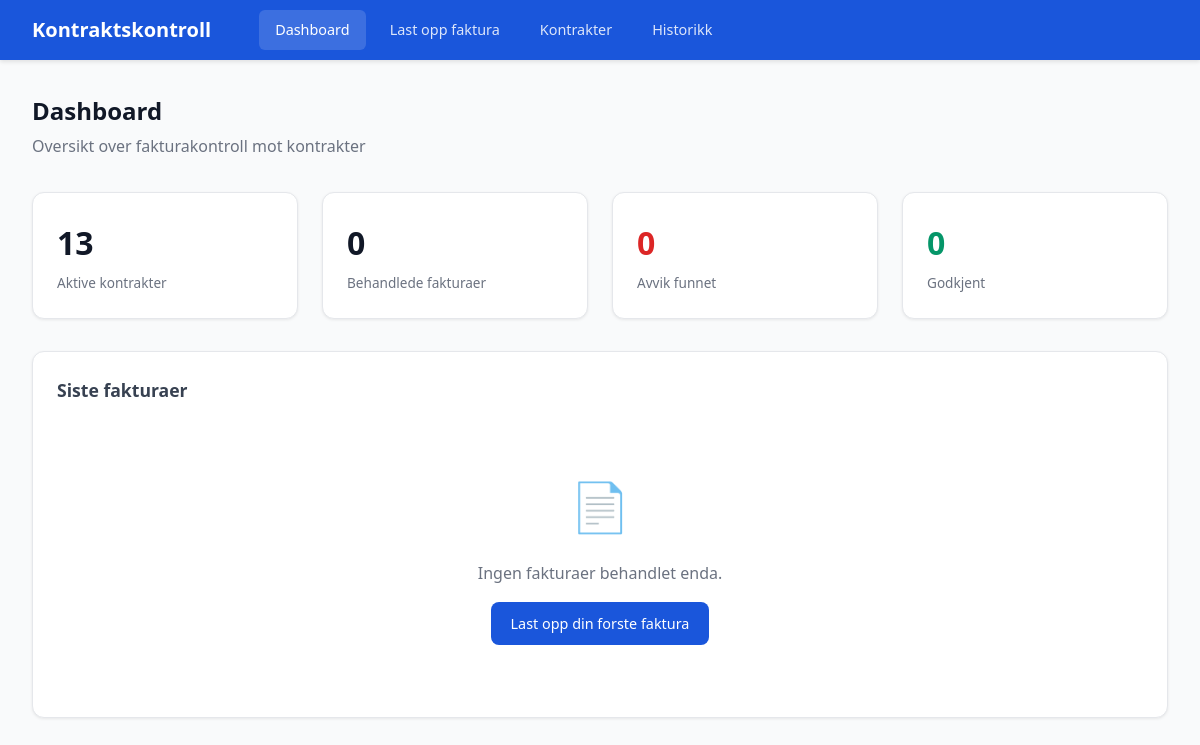
Before: / with the older database file.
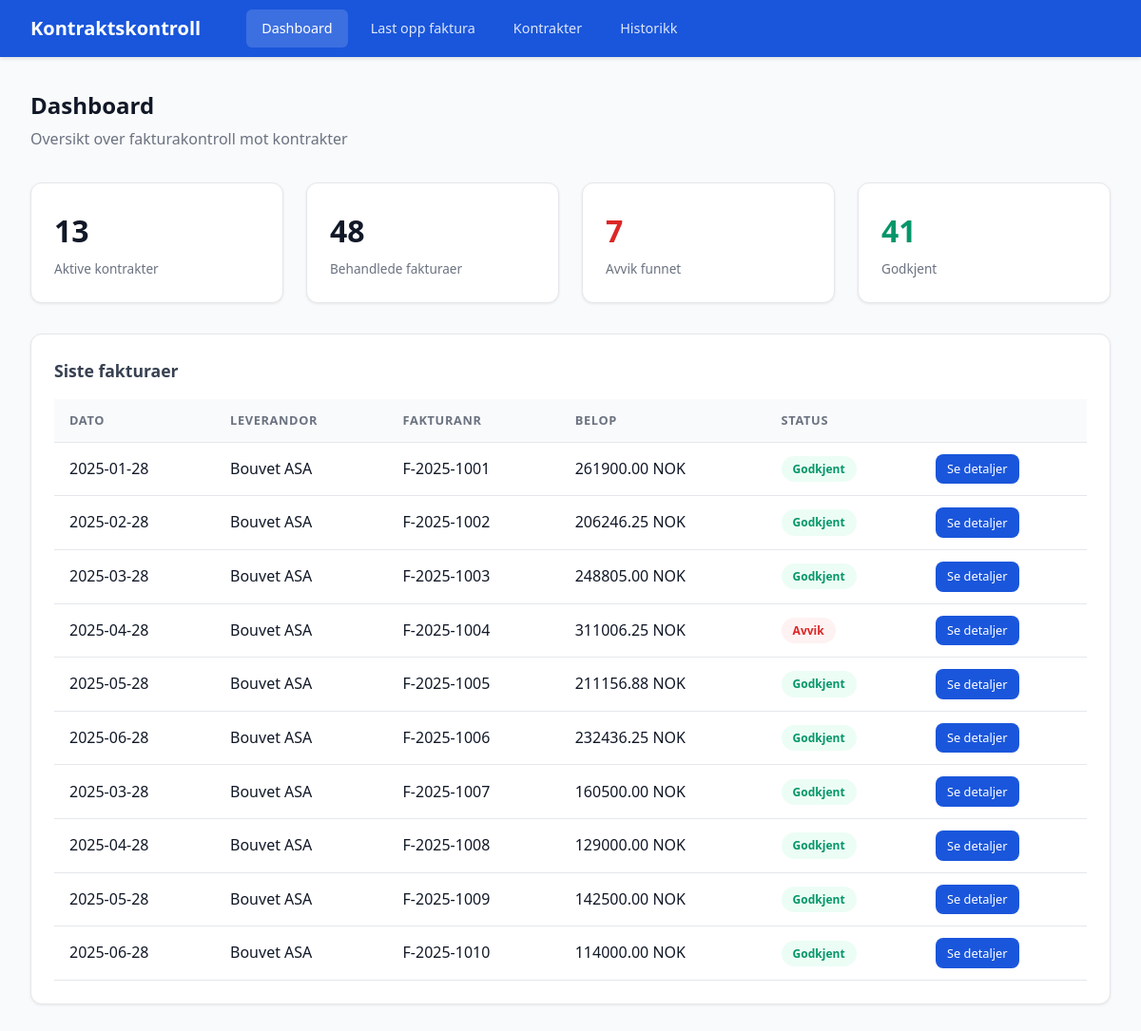
After: the same page with the newer database file.
### tables this page shows
CREATE TABLE faktura_logg (
            id INTEGER PRIMARY KEY AUTOINCREMENT,
            filnavn TEXT NOT NULL,
            leverandor_navn TEXT,
            prosjekt_id TEXT,
            faktura_nummer TEXT,
            faktura_dato TEXT,
            forfallsdato TEXT,
            total_belop REAL,
            timepris REAL,
            antall_timer REAL,
            kontrakt_id INTEGER,
            status TEXT DEFAULT 'behandles',
            avvik_rapport TEXT,
            analysert TIMESTAMP DEFAULT CURRENT_TIMESTAMP,
            FOREIGN KEY (kontrakt_id) REFERENCES kontrakter(id)
        );

### app.py (the view)
@app.route("/")
def dashboard():
    kontrakter = hent_alle_kontrakter()
    fakturaer = hent_faktura_logg()
    statistikk = {
        "antall_kontrakter": len(kontrakter),
        "antall_fakturaer": len(fakturaer),
        "antall_avvik": sum(1 for f in fakturaer if f["status"] == "AVVIK FUNNET"),
        "antall_godkjent": sum(1 for f in fakturaer if f["status"] == "GODKJENT"),
    }
    return render_template(
        "index.html",
        kontrakter=kontrakter,
        fakturaer=fakturaer,
        statistikk=statistikk,
    )

### database.py (called while the page is built)
def get_db():
    conn = sqlite3.connect(DB_PATH)
    conn.row_factory = sqlite3.Row
    return conn

def hent_alle_kontrakter():
    conn = get_db()
    rows = conn.execute("SELECT * FROM kontrakter ORDER BY leverandor_navn").fetchall()
    conn.close()
    return [dict(r) for r in rows]

def hent_faktura_logg():
    conn = get_db()
    rows = conn.execute("""
        SELECT f.*, k.kontrakt_nummer, k.leverandor_navn as kontrakt_leverandor
        FROM faktura_logg f
        LEFT JOIN kontrakter k ON f.kontrakt_id = k.id
        ORDER BY f.analysert DESC
    """).fetchall()
    conn.close()
    return [dict(r) for r in rows]

### templates/index.html
{% extends "base.html" %}
{% block content %}
<div class="page-header">
    <h2>Dashboard</h2>
    <p>Oversikt over fakturakontroll mot kontrakter</p>
</div>
<div class="stats-grid">
    <div class="stat-card">
        <div class="stat-value">{{ statistikk.antall_kontrakter }}</div>
        <div class="stat-label">Aktive kontrakter</div>
    </div>
    <div class="stat-card">
        <div class="stat-value">{{ statistikk.antall_fakturaer }}</div>
        <div class="stat-label">Behandlede fakturaer</div>
    </div>
    <div class="stat-card danger">
        <div class="stat-value">{{ statistikk.antall_avvik }}</div>
        <div class="stat-label">Avvik funnet</div>
    </div>
    <div class="stat-card success">
        <div class="stat-value">{{ statistikk.antall_godkjent }}</div>
        <div class="stat-label">Godkjent</div>
    </div>
</div>
<div class="card">
    <h3>Siste fakturaer</h3>
    {% if fakturaer %}
    <table>
        <thead>
            <tr>
                <th>Dato</th>
                <th>Leverandor</th>
                <th>Fakturanr</th>
                <th>Belop</th>
                <th>Status</th>
                <th></th>
            </tr>
        </thead>
        <tbody>
            {% for f in fakturaer[:10] %}
            <tr>
                <td>{{ f.faktura_dato or f.analysert[:10] }}</td>
                <td>{{ f.leverandor_navn or '-' }}</td>
                <td>{{ f.faktura_nummer or '-' }}</td>
                <td>{{ "%.2f"|format(f.total_belop) if f.total_belop else '-' }} NOK</td>
                <td>
                    {% if f.status == 'GODKJENT' %}
                        <span class="badge badge-success">Godkjent</span>
                    {% elif f.status == 'AVVIK FUNNET' %}
                        <span class="badge badge-danger">Avvik</span>
                    {% elif f.status == 'ADVARSEL' %}
                        <span class="badge badge-warning">Advarsel</span>
                    {% else %}
                        <span class="badge badge-info">{{ f.status }}</span>
                    {% endif %}
                </td>
                <td><a href="{{ url_for('vis_resultat', faktura_id=f.id) }}" class="btn btn-sm btn-primary">Se detaljer</a></td>
            </tr>
            {% endfor %}
        </tbody>
    </table>
    {% else %}
    <div class="empty-state">
        <div class="empty-icon">&#128196;</div>
        <p>Ingen fakturaer behandlet enda.</p>
        <a href="{{ url_for('last_opp_faktura') }}" class="btn btn-primary" style="margin-top: 1rem;">Last opp din forste faktura</a>
    </div>
    {% endif %}
</div>
{% endblock %}

### templates/base.html (shortened to what this page needs)
<!DOCTYPE html>
<html lang="no">
<head>
    <link rel="stylesheet" href="{{ url_for('static', filename='style.css') }}">
</head>
<body>
    <div class="navbar">
        <h1>Kontraktskontroll</h1>
        <nav>
            <a href="{{ url_for('dashboard') }}" class="{% if request.endpoint == 'dashboard' %}active{% endif %}">Dashboard</a>
            <a href="{{ url_for('last_opp_faktura') }}" class="{% if request.endpoint == 'last_opp_faktura' %}active{% endif %}">Last opp faktura</a>
            <a href="{{ url_for('kontrakter_liste') }}" class="{% if request.endpoint in ['kontrakter_liste', 'ny_kontrakt'] %}active{% endif %}">Kontrakter</a>
            <a href="{{ url_for('historikk') }}" class="{% if request.endpoint == 'historikk' %}active{% endif %}">Historikk</a>
        </nav>
    </div>
    <div class="container">
        {% block content %}{% endblock %}
    </div>
</body>
</html>

### static/style.css (style rules this page uses)
:root { --primary: #1a56db; --primary-light: #e1effe; --success: #059669; --success-bg: #ecfdf5; --warning: #d97706; --warning-bg: #fffbeb; --danger: #dc2626; --danger-bg: #fef2f2; --gray-50: #f9fafb; --gray-100: #f3f4f6; --gray-200: #e5e7eb; --gray-300: #d1d5db; --gray-500: #6b7280; --gray-700: #374151; --gray-900: #111827; }
* { margin: 0; padding: 0; box-sizing: border-box; }
body { font-family: 'Segoe UI', system-ui, -apple-system, sans-serif; background: var(--gray-50); color: var(--gray-900); line-height: 1.6; }
.navbar { background: var(--primary); color: white; padding: 0 2rem; display: flex; align-items: center; height: 60px; box-shadow: 0 2px 4px rgba(0,0,0,0.1); }
.navbar h1 { font-size: 1.25rem; font-weight: 600; }
.navbar nav { margin-left: 3rem; display: flex; gap: 0.5rem; }
.navbar nav a { color: rgba(255,255,255,0.85); text-decoration: none; padding: 0.5rem 1rem; border-radius: 6px; font-size: 0.9rem; transition: background 0.2s; }
.navbar nav a:hover, .navbar nav a.active { background: rgba(255,255,255,0.15); color: white; }
.container { max-width: 1200px; margin: 2rem auto; padding: 0 2rem; }
.page-header { margin-bottom: 2rem; }
.page-header h2 { font-size: 1.5rem; color: var(--gray-900); }
.page-header p { color: var(--gray-500); margin-top: 0.25rem; }
.stats-grid { display: grid; grid-template-columns: repeat(auto-fit, minmax(200px, 1fr)); gap: 1.5rem; margin-bottom: 2rem; }
.stat-card { background: white; border-radius: 12px; padding: 1.5rem; box-shadow: 0 1px 3px rgba(0,0,0,0.08); border: 1px solid var(--gray-200); }
.stat-card .stat-value { font-size: 2rem; font-weight: 700; color: var(--gray-900); }
.stat-card .stat-label { font-size: 0.85rem; color: var(--gray-500); margin-top: 0.25rem; }
.stat-card.danger .stat-value { color: var(--danger); }
.stat-card.success .stat-value { color: var(--success); }
.card { background: white; border-radius: 12px; padding: 1.5rem; box-shadow: 0 1px 3px rgba(0,0,0,0.08); border: 1px solid var(--gray-200); margin-bottom: 1.5rem; }
.card h3 { font-size: 1.1rem; margin-bottom: 1rem; color: var(--gray-700); }
table { width: 100%; border-collapse: collapse; }
th, td { padding: 0.75rem 1rem; text-align: left; border-bottom: 1px solid var(--gray-200); }
th { font-weight: 600; font-size: 0.8rem; text-transform: uppercase; letter-spacing: 0.05em; color: var(--gray-500); background: var(--gray-50); }
.badge { display: inline-block; padding: 0.25rem 0.75rem; border-radius: 20px; font-size: 0.75rem; font-weight: 600; }
.badge-success { background: var(--success-bg); color: var(--success); }
.badge-danger { background: var(--danger-bg); color: var(--danger); }
.btn { display: inline-flex; align-items: center; gap: 0.5rem; padding: 0.6rem 1.25rem; border-radius: 8px; font-size: 0.9rem; font-weight: 500; border: none; cursor: pointer; text-decoration: none; transition: all 0.2s; }
.btn-primary { background: var(--primary); color: white; }
.btn-sm { padding: 0.35rem 0.75rem; font-size: 0.8rem; }

Changed rows visible on the page:
added faktura_logg: faktura_dato "2025-01-28", leverandor_navn "Bouvet ASA", faktura_nummer "F-2025-1001", total_belop "261900.00", status "Godkjent"
added faktura_logg: faktura_dato "2025-02-28", leverandor_navn "Bouvet ASA", faktura_nummer "F-2025-1002", total_belop "206246.25", status "Godkjent"
added faktura_logg: faktura_dato "2025-03-28", leverandor_navn "Bouvet ASA", faktura_nummer "F-2025-1003", total_belop "248805.00", status "Godkjent"
added faktura_logg: faktura_dato "2025-04-28", leverandor_navn "Bouvet ASA", faktura_nummer "F-2025-1004", total_belop "311006.25", status "Avvik"
added faktura_logg: faktura_dato "2025-05-28", leverandor_navn "Bouvet ASA", faktura_nummer "F-2025-1005", total_belop "211156.88", status "Godkjent"
added faktura_logg: faktura_dato "2025-06-28", leverandor_navn "Bouvet ASA", faktura_nummer "F-2025-1006", total_belop "232436.25", status "Godkjent"
added faktura_logg: faktura_dato "2025-03-28", leverandor_navn "Bouvet ASA", faktura_nummer "F-2025-1007", total_belop "160500.00", status "Godkjent"
added faktura_logg: faktura_dato "2025-04-28", leverandor_navn "Bouvet ASA", faktura_nummer "F-2025-1008", total_belop "129000.00", status "Godkjent"
added faktura_logg: faktura_dato "2025-05-28", leverandor_navn "Bouvet ASA", faktura_nummer "F-2025-1009", total_belop "142500.00", status "Godkjent"
added faktura_logg: faktura_dato "2025-06-28", leverandor_navn "Bouvet ASA", faktura_nummer "F-2025-1010", total_belop "114000.00", status "Godkjent"
Other visible differences:
{{ statistikk.antall_fakturaer }}: "0" → "48"
{{ statistikk.antall_avvik }}: "0" → "7"
{{ statistikk.antall_godkjent }}: "0" → "41"
text no longer shown: "📄 Ingen fakturaer behandlet enda. Last opp din forste faktura"
text now shown: "DATO LEVERANDOR FAKTURANR BELOP STATUS"
